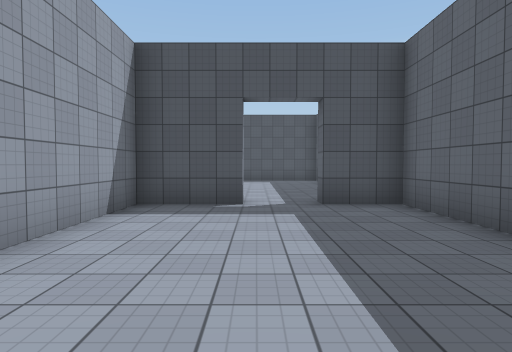
View 1 (above)

16 first-person views from a walk through a Unity game level. The camera is 1.5 m above the floor, tilts 2° down and sees 75° across. The floor is counted in squares, 2 m on a side. Each view is taken from the middle of a square. On the plan, view 1 faces up. The plan holds only what a view shows up to about 11 squares ahead; the rest is blank. The player character is not drawn. Surface patterns are stand-ins for the level's own textures.

View 2
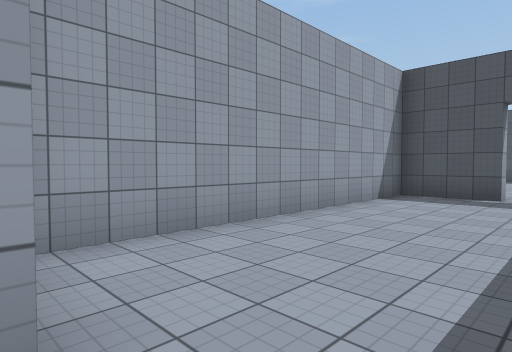

View 3
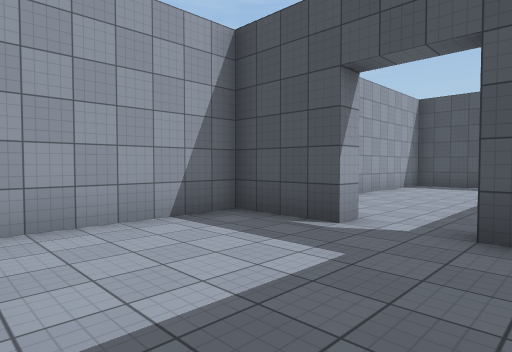

View 4
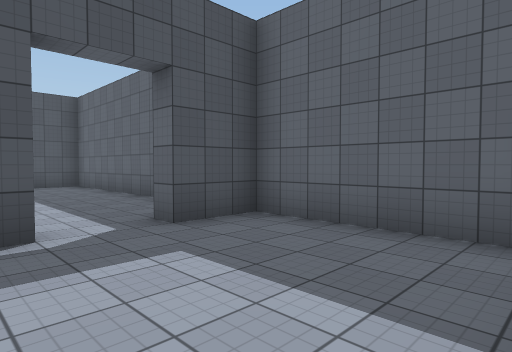

View 5
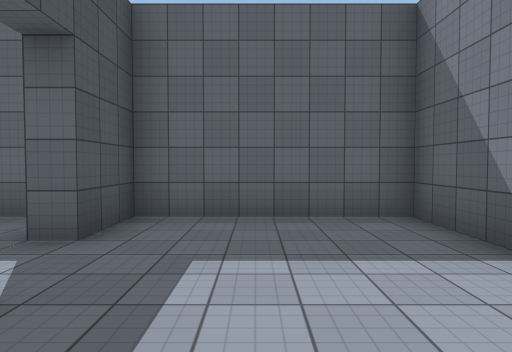

View 6
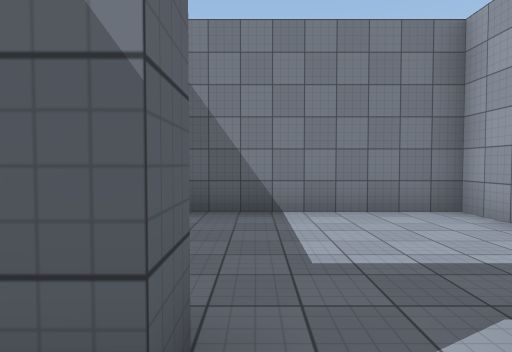

View 7
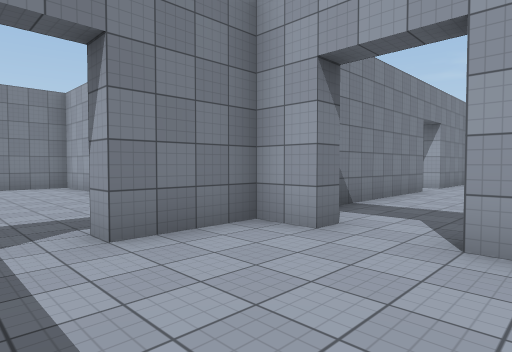

View 8
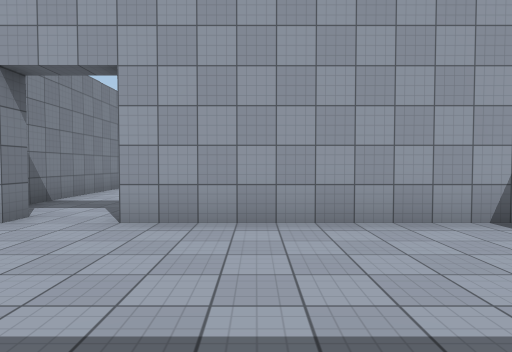

View 9
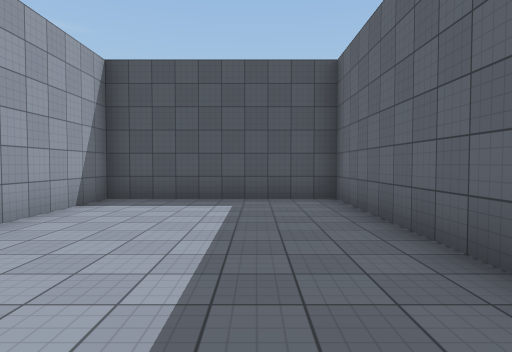

View 10
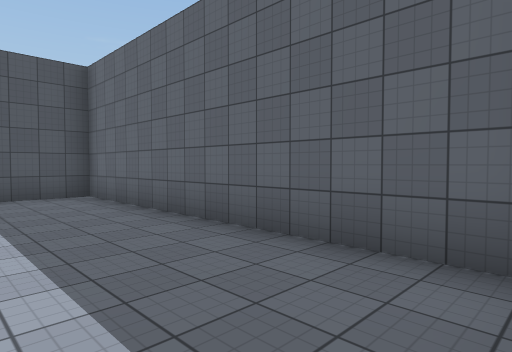

View 11
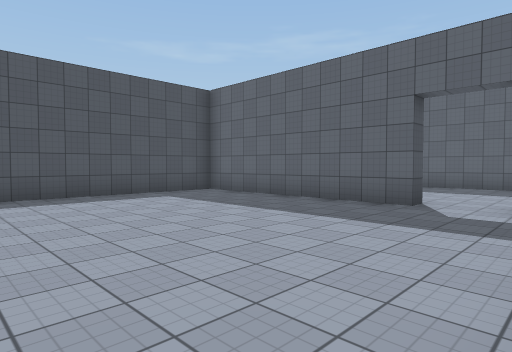

View 12
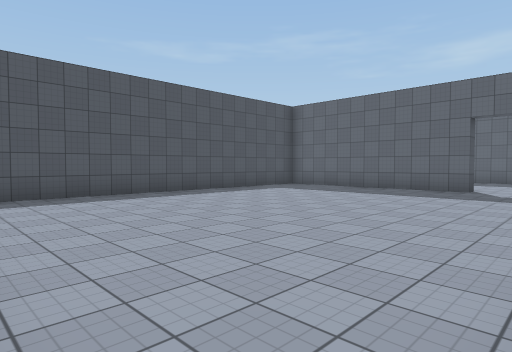

View 13
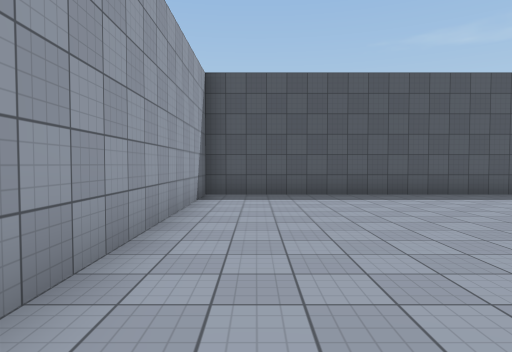

View 14
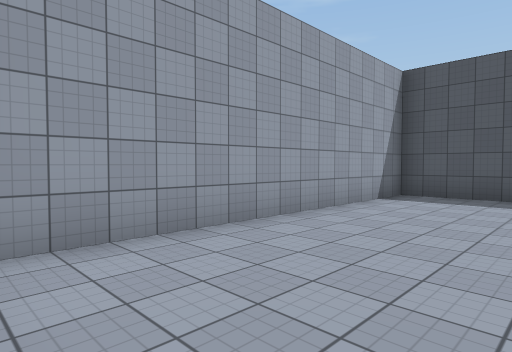

View 15
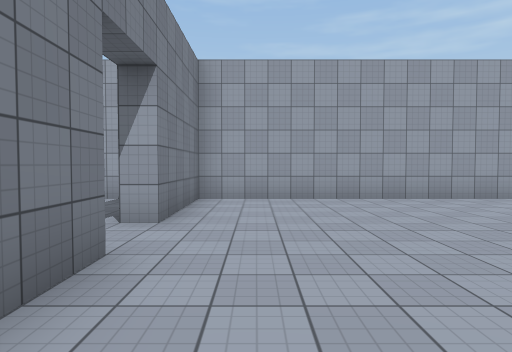

View 16
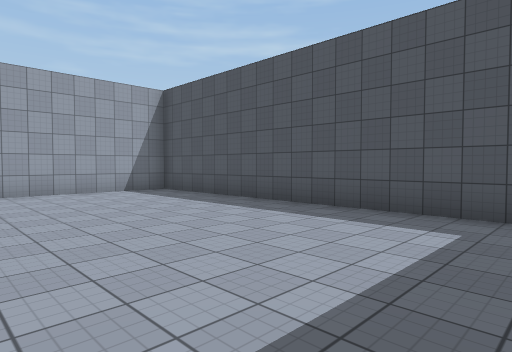

### Floor plan
Points are (right, up) in squares from view 1. A wall is a line through its corners. A room is listed if a view was taken in it or the views show most of it. See-through windows are left out.
Room 1 (views 1, 6)
walls: (1.2, -1.7) (1.6, -1.7); (2.8, -0.8) (2.8, 6.3) (1.2, 6.3); (-0.2, 6.8) (-0.2, 6.3) (-2.2, 6.3) (-2.2, -1.7) (-0.5, -1.7)
ways out: opening at (0.5, -2) to room 2; opening at (0.5, 6) to room 3
Room 2 (views 2, 3, 4, 5)
walls: (-0.2, -1.6) (-0.2, -2.3) (-2.2, -2.3) (-2.2, -6.3) (2.8, -6.3) (2.8, -2.3) (1.2, -2.3) (1.2, -1.7)
ways out: opening at (0.5, -2) to room 1
Room 3 (views 7, 8, 9, 10)
walls: (-2.2, 7.8) (-2.2, 6.8) (-0.2, 6.8); (2.8, 7.2) (2.8, 15.2) (-2.2, 15.2) (-2.2, 9.2); (1.2, 6.3) (1.2, 6.8)
ways out: opening at (0.5, 6) to room 1; opening at (-3, 8.5) to room 4
Room 4 (views 11, 12, 13, 14, 15, 16)
walls: (-8.8, 6.8) (-4.1, 6.8); (-2.9, 7.8) (-2.2, 7.8); (-2.2, 9.2) (-2.7, 9.2) (-2.7, 15.2) (-13.2, 15.2) (-13.2, 6.8) (-10.3, 6.8)
ways out: opening at (-3, 8.5) to room 3; opening at (-9.5, 6)

Positions as (right, up) in squares from view 1, and headings:
1: (0, 0), facing up
2: (1, -2), facing up-left
3: (2, -6), facing up-left
4: (-1, -6), facing up-right
5: (-2, -4), facing right
6: (1, -1), facing down
7: (1, 10), facing down-left
8: (2, 11), facing left
9: (1, 8), facing up
10: (0, 7), facing up-right
11: (-9, 7), facing up-right
12: (-13, 7), facing up-right
13: (-12, 7), facing up
14: (-10, 7), facing up-left
15: (-6, 8), facing left
16: (-4, 10), facing up-left
